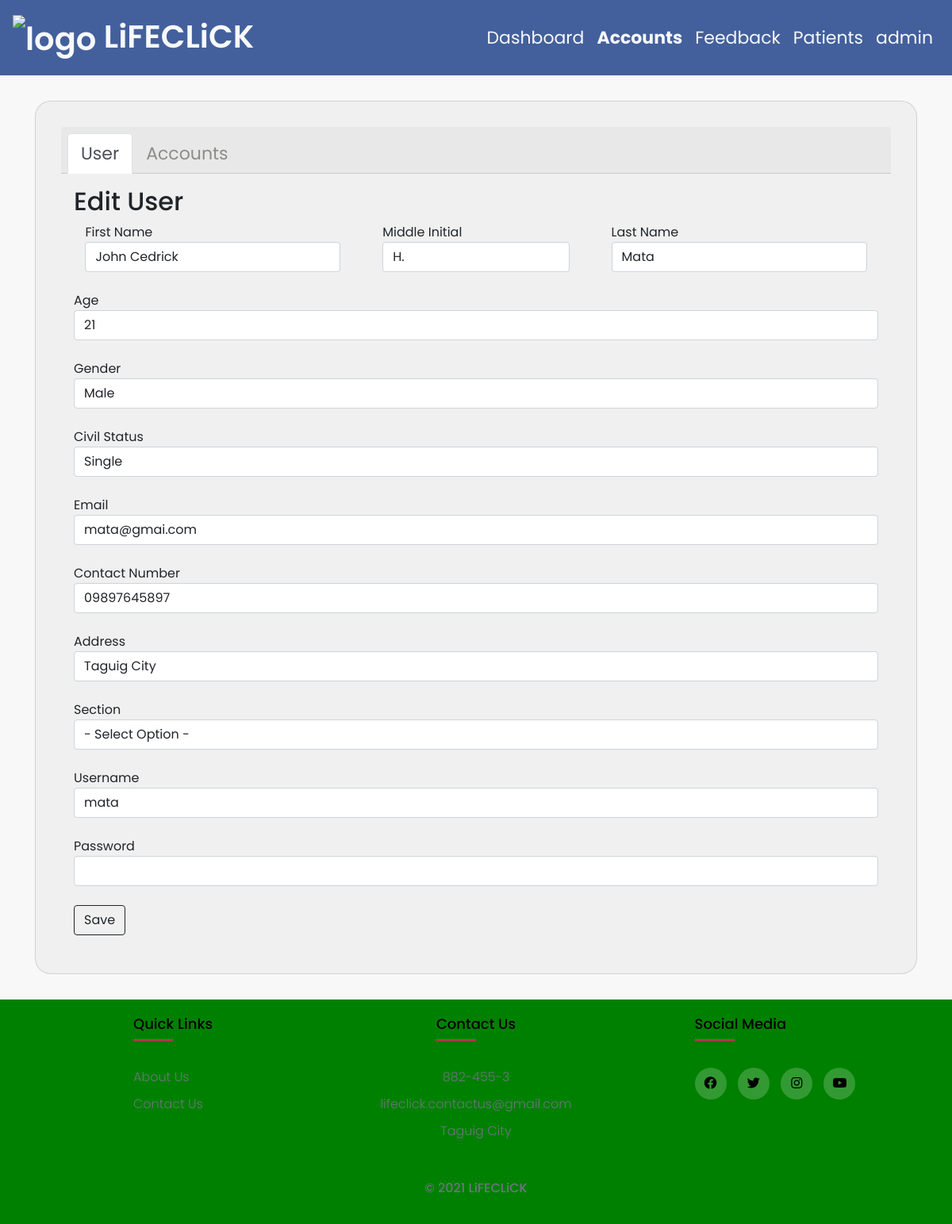
The app's page /admin/edit_account.php?id=14&lastName=Mata (signed in) with its own data.
### tables this page shows
CREATE TABLE `users` (
  `id` int(6) UNSIGNED NOT NULL,
  `username` varchar(225) DEFAULT NULL,
  `email` varchar(225) DEFAULT NULL,
  `password` varchar(225) DEFAULT NULL,
  `firstName` varchar(225) DEFAULT NULL,
  `middleInitial` varchar(225) DEFAULT NULL,
  `lastName` varchar(225) DEFAULT NULL,
  `role` varchar(225) DEFAULT NULL,
  `sectionID` varchar(225) DEFAULT NULL,
  `contactNo` varchar(225) DEFAULT NULL,
  `address` varchar(225) DEFAULT NULL,
  `age` varchar(225) DEFAULT NULL,
  `gender` varchar(225) DEFAULT NULL,
  `civilStatus` varchar(225) DEFAULT NULL
);

### admin/edit_account.php (the view, shortened to what this page needs)
<!DOCTYPE html>
<html lang="en" dir="ltr">
  <head>
    <?php require_once("../include/admin/header.php") ?>
  </head>
  <body>
    <nav class="navbar navbar-expand-lg navbar-light top-nav" style="background-color: #43609C; ">
      <div style="flex-basis: 50%;">
        <a class="navbar-brand text-light" href="dashboard.php" style="font-weight:600; font-size:40px"><img width="70px" src="../assets/logooooo.png" alt="logo">&nbsp;LiFECLiCK</a>
      </div>
      <div class="collapse navbar-collapse" id="navbarSupportedContent" style="flex-basis: 50%; justify-content: flex-end;">
        <div style="display:flex; justify-content:flex-end;">
          <ul class="navbar-nav mr-auto">
            <li><a class="nav-link text-light" href="dashboard.php">Dashboard</a></li>
            <li><a class="nav-link active-nav text-light" href="accounts.php">Accounts</a></li>
            <li><a class="nav-link text-light" href="contact_us.php">Feedback</a></li>
            <li><a class="nav-link text-light" href="patients.php">Patients</a></li>
            <li class="nav-item">
            <?php
              if(isset($_SESSION['username'])){
                if(isset($_SESSION['role'])){
                  if($_SESSION['role'] == 'admin'){
                    ?>
                      <a class="nav-link text-light" href="welcome.php"><?php echo $_SESSION['username'] ?></a>
                    <?php
                  }
                }
              } else {
              ?>
                <a class="nav-link text-light" href="login.php">Log In</a>
              <?php
              }
            ?>
              </li>
          </ul>
        </div>
      </div>
    </nav>
    <section style="padding:2rem; min-height: 70vh; background-color: #f8f8f8;" class="content-center">
      <div class="container">
        <div class="weight-50">
          <div class="card">
            <div class="card-header">
              <ul class="nav nav-tabs card-header-tabs">
                <li class="nav-item">
                  <a class="nav-link active" href="">User</a>
                </li>
                <li class="nav-item">
                    <a class="nav-link" class="link-info" style="color: #8c8c89;" href="accounts.php">Accounts</a>
                </li>
              </ul>
                </div>
                <?php
            			$conn = new mysqli("localhost", "root", "", "aqi_db") or die(mysqli_error());
            			$query = $conn->query("SELECT * FROM `users` WHERE `id` = '$_GET[id]'") or die(mysqli_error());
            			$fetch = $query->fetch_array();
            			$username = $fetch['username'];
                  $firstName= $fetch['firstName'];
            			$middleInitial= $fetch['middleInitial'];
                  $lastName= $fetch['lastName'];
                  $age= $fetch['age'];
            			$gender= $fetch['gender'];
                  $civilStatus= $fetch['civilStatus'];
                  $email= $fetch['email'];
                  $contactNo= $fetch['contactNo'];
                  $address= $fetch['address'];
                  $sectionID= $fetch['sectionID'];
		?>
    <div id = "content">
              <div class="card-body">
                <label class="h2">Edit User</label>
                <form action="edit_query.php" method="post">
                  <div class="form-group">
                    <div class="row">
                      <div class="col-sm-4">
                        <label for="fName">First Name</label><br>
                        <input class="form-control" value="<?php echo $firstName?>" type="text" name="firstName" id="firstName" required = "required">
                      </div>
                      <div class="col-sm-3">
                        <label for="middleInitial">Middle Initial</label><br>
                        <input class="form-control" type="text" value = "<?php echo $middleInitial?>" name="middleInitial" id="middleInitial" >
                      </div>
                      <div class="col-sm-4">
                        <label for="lName">Last Name</label><br>
                        <input class="form-control" type="text" value = "<?php echo $lastName?>" name="lName" id="lName" required = "required">
                      </div>
                    </div>
                  </div><br>
                  <div class="form-group">
                    <label for="age">Age</label><br>
                    <input class="form-control" type="number" value = "<?php echo $age?>" name="age" id="age" min=1 required = "required">
                  </div><br>
                  <div class="form-group">
                    <label for="gender">Gender</label><br>
                    <select class="form-control" name="gender" id="gender">
                      <option <?php if (strtolower($gender) === 'male') echo "selected"; ?> >Male</option>
                    </select>
                  </div><br>
                  <div class="form-group">
                    <label for="civilStatus">Civil Status</label><br>
                    <select class="form-control" type="text" name="civilStatus" id="civilStatus">
                      <option <?php if (strtolower($civilStatus) === 'single') echo "selected"; ?> >Single</option>
                    </select>
                  </div><br>
                  <div class="form-group">
                    <label for="email">Email</label><br>
                    <input class="form-control" type="email" value = "<?php echo $email?>" name="email" id="email" required = "required">
                  </div><br>
                  <div class="form-group">
                    <label for="contactNo">Contact Number</label><br>
                    <input class="form-control" type="text" value = "<?php echo $contactNo?>" maxlength = "11" name="contactNo" id="contactNo" required = "required">
                  </div><br>
                  <div class="form-group">
                    <label for="address">Address</label><br>
                    <input class="form-control" type="text" value = "<?php echo $address?>" name="address" id="address" required = "required">
                  </div><br>
                  <div class="form-group">
                    <label for="sectionID">Section</label><br>
                    <select class="form-control" value = "<?php echo $sectionID?>" name="sectionID">
                      <option hidden>- Select Option -</option>
                    </select>
                  </div><br>
                  <div class="form-group">
                    <label for="username">Username</label><br>
                    <input class="form-control" type="text" value = "<?php echo $username?>" name="username" id="username" required = "required">
                  </div><br>
                  <div class="form-group">
                    <label for="password">Password</label><br>
                    <input class="form-control" type="password" name="password" id="password" required = "required">
                  </div><br>
                  <input class="btn btn-outline-dark" type="submit" name="edit_account" value="Save">
                </form>
              </div>
            </div>
          </div>
          </div>
        </div>
    </section>
    <?php include("../include/admin/footer.php") ?>
  </body>
</html>

### css/style.css (style rules this page uses)
.top-nav { display: flex; justify-content: space-between; position:sticky; top:0px; padding:1rem; z-index: 1; }
.nav-link { font-size: 22px; }
.active-nav { font-weight: bold; }
.nav-item { width: auto; }
.active, .dot:hover { background-color: #717171; }
.card { background-color:#f0f0f0; border-radius: 20px; padding: 2rem; height: 100%; width: auto; font-size: 16px; }

### css/footer.css (style rules this page uses)
body { line-height: 1.5; font-family: 'Poppins', sans-serif; }
* { margin:0; padding:0; box-sizing: border-box; }
.container { max-width: 1170px; margin:auto; }
.row { display: flex; justify-content: space-around; }
ul { list-style: none; }
.weight-50 { flex-basis: 50%; }

### admin/edit_account.php (style rules this page uses)
.weight-50 { -webkit-box-flex: 0; -webkit-flex: 0 50%; -ms-flex: 0 50%; flex: 0 50%; }
.content-center { display: -webkit-box; display: -webkit-flex; display: -ms-flexbox; display: flex; -webkit-box-orient: vertical; -webkit-box-direction: normal; -webkit-flex-direction: column; -ms-flex-direction: column; flex-direction: column; -webkit-box-pack: center; -webkit-justify-content: center; -ms-flex-pack: center; justify-content: center; -webkit-box-align: center; -webkit-align-items: center; -ms-flex-align: center; align-items: center; }

### records on screen
users: firstName "John Cedrick", middleInitial "H.", lName "Mata", age "21", gender "Male", civilStatus "Single", email "mata@gmai.com", contactNo "09897645897", address "Taguig City", username "mata"

### other values on screen
$_SESSION['username'] "admin"
